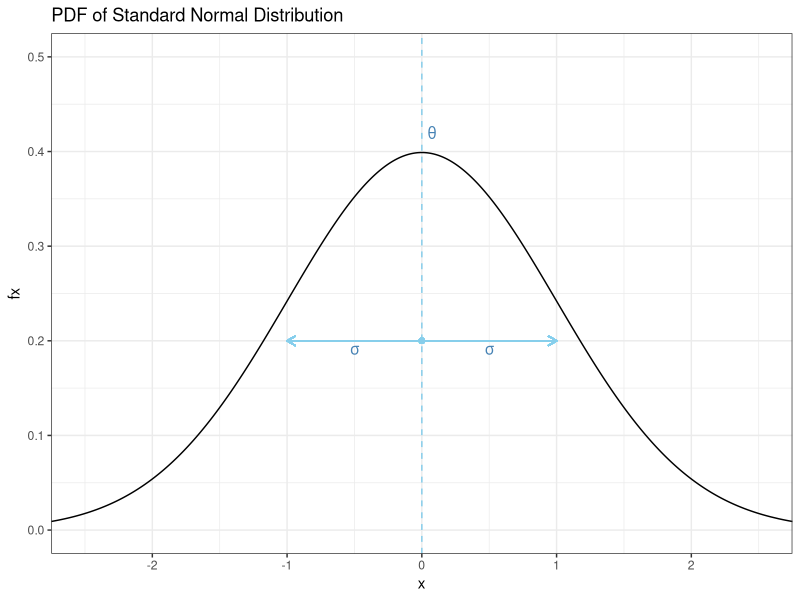
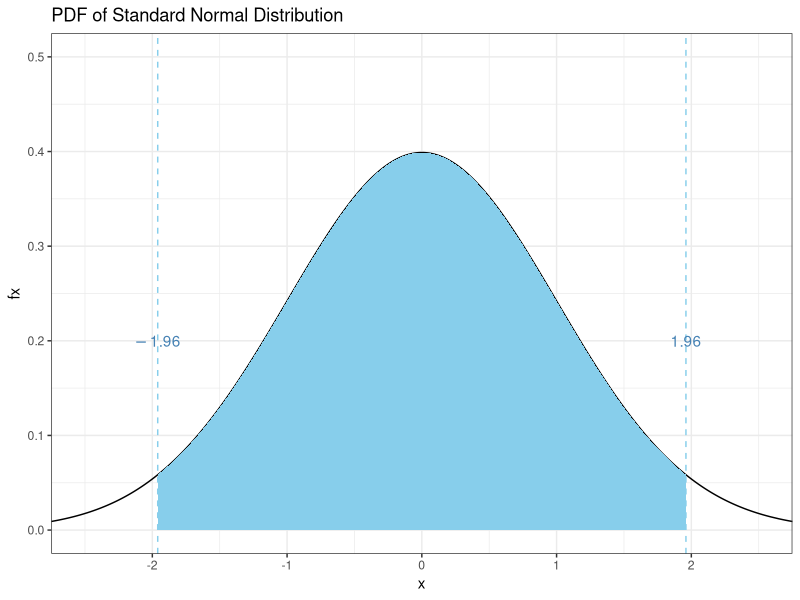
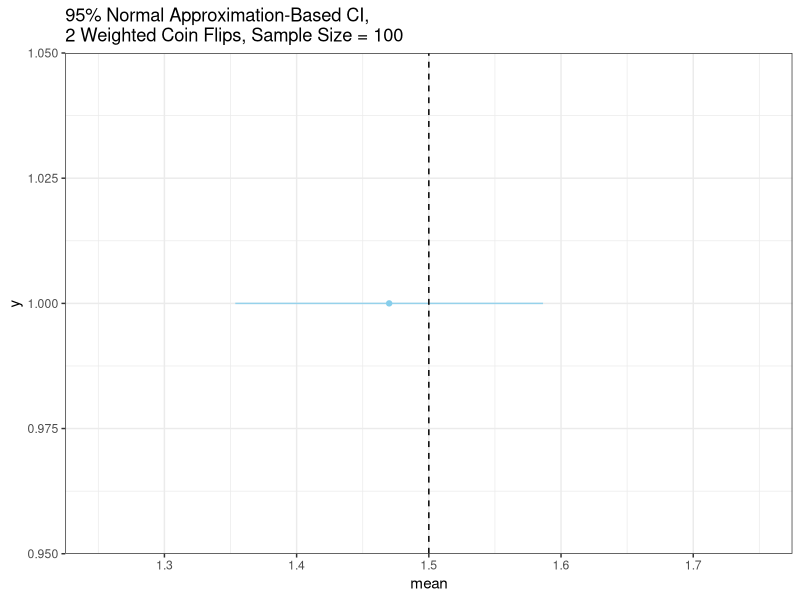
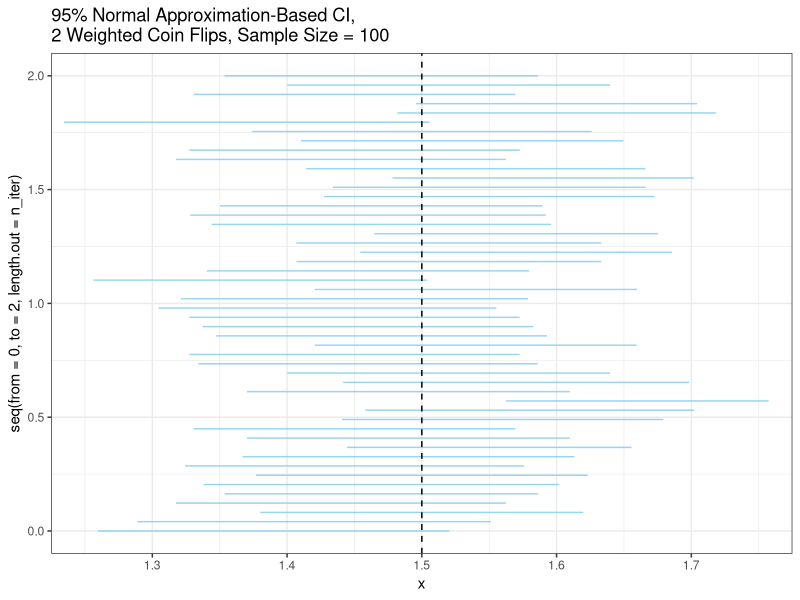
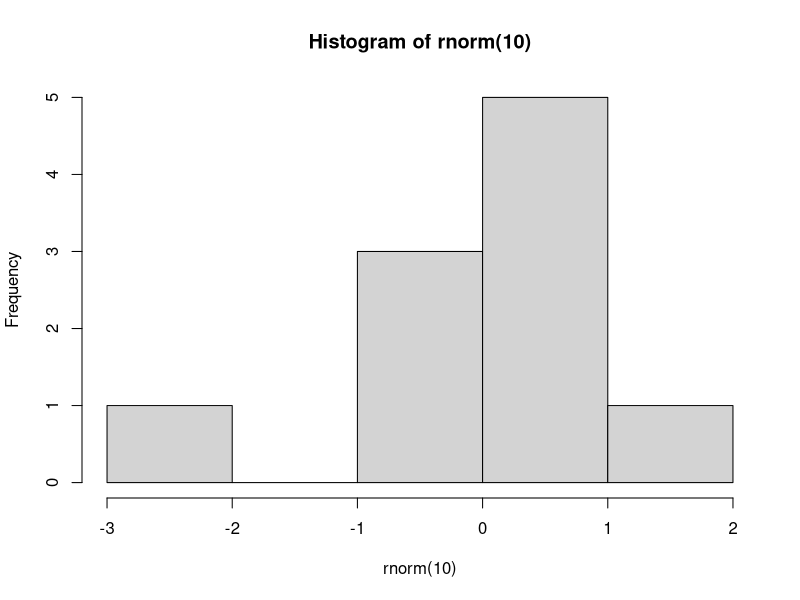

Reproduce these figures in R, in order.
### R code from vignette source 'slides_62.Rnw'

###################################################
### code chunk number 1: packages
###################################################
library(ggplot2)
set.seed(60637)


###################################################
### code chunk number 2: slides_62.Rnw:208-232
###################################################
result_n <- rnorm(n = 10000)
plotdata <- data.frame(
  x = result_n,
  Fx = pnorm(result_n),
  fx = dnorm(result_n)
)

g <- ggplot(plotdata, aes(x = x, y = fx)) +
  geom_line() +
  coord_cartesian(xlim = c(-2.5, 2.5),
                  ylim = c(0,0.5)) +
  ggtitle('PDF of Standard Normal Distribution')

g +
  geom_vline(xintercept = 0, lty = 'dashed', color = 'skyblue') + 
  geom_segment(aes(x = 0, xend = -1, y = 0.2, yend = 0.2), 
               arrow = arrow(length = unit(0.25, "cm")), color = 'skyblue') +
  geom_segment(aes(x = 0, xend = 1, y = 0.2, yend = 0.2), 
               arrow = arrow(length = unit(0.25, "cm")), color = 'skyblue') +
  geom_point(aes(x = 0, y = 0.2), color = 'skyblue') + 
  annotate(geom="text", x = 0.5, y = .19, label = as.character(expression(sigma)), parse = TRUE, color = 'steelblue') + 
  annotate(geom="text", x = -0.5, y = .19, label = as.character(expression(sigma)), parse = TRUE, color = 'steelblue') + 
  annotate(geom="text", x = 0.075, y = .42, label = as.character(expression(theta)), parse = TRUE, color = 'steelblue') + 
  theme_bw()


###################################################
### code chunk number 3: slides_62.Rnw:259-269
###################################################
g +
  stat_function(fun = dnorm,
                geom = "area",
                fill = "skyblue",
                xlim = c(-1.96, 1.96)) +
  geom_vline(xintercept = 1.96, lty = 'dashed', color = 'skyblue') + 
  geom_vline(xintercept = -1.96, lty = 'dashed', color = 'skyblue') +  
  annotate(geom="text", x = -1.96, y = .2, label = round(-1.96, 3), parse = TRUE, color = 'steelblue') +  
  annotate(geom="text", x = 1.96, y = .2, label = round(1.96, 3), parse = TRUE, color = 'steelblue') + 
  theme_bw()


###################################################
### code chunk number 4: slides_62.Rnw:295-298
###################################################
X <- c(0, 1, 2)
fx <- c(1/16, 3/8, 9/16)
(Ex <- sum(X*fx))


###################################################
### code chunk number 5: slides_62.Rnw:306-310
###################################################
n <- 100
x_observed <- sample(X, prob = fx, replace = TRUE, size = n)

head(x_observed)


###################################################
### code chunk number 6: slides_62.Rnw:330-332
###################################################
(theta_hat <- mean(x_observed))
(se_hat <- sd(x_observed)/sqrt(length(x_observed)))


###################################################
### code chunk number 7: slides_62.Rnw:339-340
###################################################
(CI95 <- c(theta_hat + c(-1,1)*1.96*se_hat))


###################################################
### code chunk number 8: slides_62.Rnw:361-373
###################################################
ggplot(data.frame(conf_lower = CI95[1], conf_upper = CI95[2], mean = theta_hat),
       aes(y = 1, x = mean)) +
  geom_point(color = 'skyblue') +
  geom_linerange(aes(xmin=conf_lower,xmax=conf_upper), color = 'skyblue', alpha = 0.85) +
  coord_cartesian(xlim = c(1.25, 1.75),) +
  geom_vline(xintercept = Ex, color = 'black', lty = 'dashed') +
  theme(axis.title.y=element_blank(),
        axis.text.y=element_blank(),
        axis.ticks.y=element_blank()) +
  ggtitle('95% Normal Approximation-Based CI,\n2 Weighted Coin Flips, Sample Size = 100') +
  theme_bw()



###################################################
### code chunk number 9: slides_62.Rnw:397-400
###################################################
n_iter <- 50
x_mat <- replicate(n_iter, sample(X, prob = fx, replace = TRUE,
                                  size = n))


###################################################
### code chunk number 10: slides_62.Rnw:405-415
###################################################
CI_95f <- function(x){
  theta_hat <- mean(x)
  se_hat <- sd(x)/sqrt(length(x_observed))
  CI_hat <- theta_hat +
    c('conf_lower' = -1, 'conf_upper' = 1)*1.96*se_hat
}

sample_CIs <- as.data.frame(t(apply(x_mat, 2, CI_95f)))

head(sample_CIs, 3)


###################################################
### code chunk number 11: slides_62.Rnw:435-445
###################################################
ggplot(sample_CIs,
       aes(y = seq(from = 0, to = 2, length.out = n_iter), x = 1)) +
  geom_linerange(aes(xmin=conf_lower,xmax=conf_upper), color = 'skyblue', alpha = 0.85) +
  coord_cartesian(xlim = c(1.25, 1.75)) +
  geom_vline(xintercept = Ex, color = 'black', lty = 'dashed') +
  theme(axis.title.y=element_blank(),
        axis.text.y=element_blank(),
        axis.ticks.y=element_blank()) +
  ggtitle('95% Normal Approximation-Based CI,\n2 Weighted Coin Flips, Sample Size = 100') + 
  theme_bw()


###################################################
### code chunk number 12: slides_62.Rnw:472-474
###################################################
mean( (Ex >= sample_CIs$conf_lower) & 
        (Ex <= sample_CIs$conf_upper) )


###################################################
### code chunk number 13: slides_62.Rnw:496-501
###################################################
x_mat <- replicate(5000, sample(X, 
                                prob = fx, 
                                replace = TRUE,
                                size = n))
CI_n <- as.data.frame(t(apply(x_mat, 2, CI_95f)))


###################################################
### code chunk number 14: slides_62.Rnw:506-507
###################################################
mean( (Ex >= CI_n$conf_lower) & (Ex <= CI_n$conf_upper) )


###################################################
### code chunk number 15: slides_62.Rnw:572-589
###################################################
dfp <- data.frame(
  black = rep(c(0, 1), times = c(300, 400)),
  record = c(rep(c(0, 1), each = 150),
             rep(c(0, 1), each = 200)),
  call_back = c(
    # whites without criminal records
    rep(c(0, 1), times = c(99, 51)), # 150
    # whites with criminal records
    rep(c(0, 1), times = c(125, 25)), # 150; 
    # - callbacks could be 25 or 26
    # blacks without criminal records
    rep(c(0, 1), times = c(172, 28)), # 200
    # blacks with criminal records
    rep(c(0, 1), times = c(190, 10)) # 200
  )
)



###################################################
### code chunk number 16: slides_62.Rnw:609-618
###################################################
pager_agg <- aggregate(call_back~black + record, data = dfp, mean)
pager_agg$race <- factor(pager_agg$black,
                         levels = c(1, 0),
                         labels = c('Black', 'White'))
pager_agg$criminal_record <- factor(pager_agg$record,
                                    levels = c(1, 0),
                                    labels = c('Record', 'No Record'))

pager_agg


###################################################
### code chunk number 17: slides_62.Rnw:643-644
###################################################
(theta_hat <- mean(dfp$call_back[which(dfp$black == 1)]) )


###################################################
### code chunk number 18: slides_62.Rnw:655-659
###################################################
(se_hat <- sqrt(var(dfp$call_back[which(dfp$black == 1)])/
                  length(which(dfp$black == 1))))




###################################################
### code chunk number 19: slides_62.Rnw:685-686
###################################################
(CI <- c(theta_hat + c(-1,1)*1.96*se_hat))


###################################################
### code chunk number 20: slides_62.Rnw:712-714
###################################################
model <- lm(call_back ~1,
            data = dfp[which(dfp$black == 1),])


###################################################
### code chunk number 21: slides_62.Rnw:733-735
###################################################

summary(model)


###################################################
### code chunk number 22: slides_62.Rnw:754-756
###################################################

confint.default(model)


###################################################
### code chunk number 23: slides_62.Rnw:847-848
###################################################
model2 <- lm(call_back ~ black*record, data = dfp)


###################################################
### code chunk number 24: slides_62.Rnw:872-873
###################################################
summary(model2)


###################################################
### code chunk number 25: slides_62.Rnw:897-899
###################################################

confint.default(model2)


###################################################
### code chunk number 26: slides_62.Rnw:936-937
###################################################
hist(rnorm(10))


